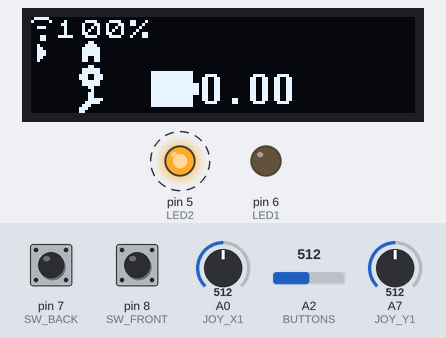
A program run on a simulated Arduino Nano, built with avr-gcc and run on an emulated ATmega328P. Shown: 128×32 one-colour display, output pins drawn as LEDs (lit = HIGH). Dashed ring = blinking. Inputs (shaded band) come from the test bench; at power-on: A2 (BUTTONS) = 512, pin 7 (SW_BACK) HIGH, pin 8 (SW_FRONT) HIGH, A0 (JOY_X1) = 512, A7 (JOY_Y1) = 512. No radio packets arrive unless stated.

Above: at 0.76 s.
1.4 s: A2 (BUTTONS) set to 716
At 2.76 s:
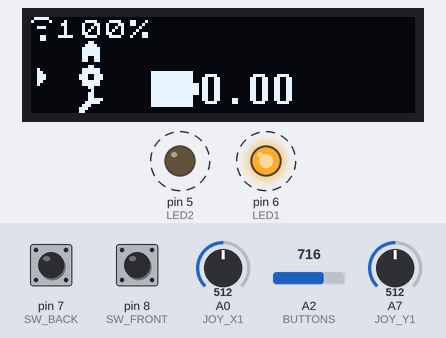
3.6 s: A2 (BUTTONS) set to 784
5.1 s: A2 (BUTTONS) set to 814
At 6.22 s:
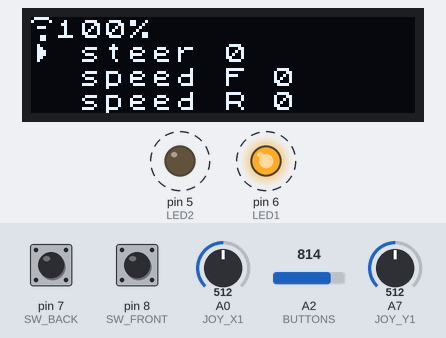
7.9 s: A2 (BUTTONS) set to 734
9.4 s: A2 (BUTTONS) set to 701
At 10.58 s:
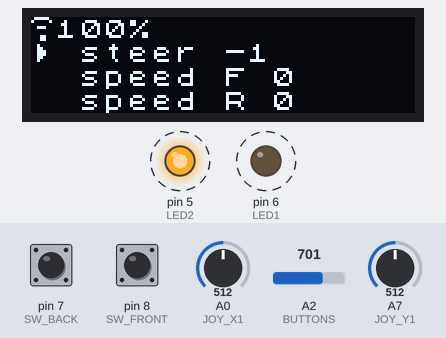
Timing chart, 0 to 13.6 s (numbered marks = the images above; inputs shaded):
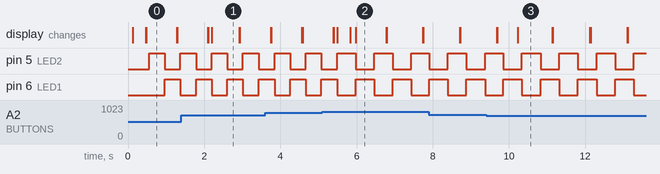

Measured:
- the behaviour switches between 800 and 801 on A2 (BUTTONS) (found by bisection; images 1 and 2)
- the behaviour switches between 720 and 719 on A2 (BUTTONS) (found by bisection; images 2 and 3)
- after the input at 1.4 s, the display: first differs from a run without the input after 0.80 s (image 1)
- after the input at 5.1 s, the display: first differs from a run without the input after 0.39 s (image 2 shows a later state)
- after the input at 9.4 s, the display: first differs from a run without the input after 0.84 s (image 3)
- by itself, pin 5 (LED2), pin 6 (LED1): alternates HIGH for 0.49 s and LOW for 0.49 s
- what the display in image 0 shows lasts 0.8 s, from 0.5 s to 1.3 s

The program:

main.cpp
```cpp
// (licence header left out)
#include <Arduino.h>
#include <Wire.h>
#include "nrf24.h"
#include "main.h"
//#include "U8g2lib.h"
#include <U8x8lib.h>
#include "pinout.h"
#include "data.h"
#include "string.h"

#include "throttle.h"
#include "joystick.h"
#include "buttons.h"
#include "batteryVal.h"
#include "offset.h"
#include "EEPROM.h"

/**
 * @brief Used private functions
 *
 */

void pinSetup();
void send();
void collectData();

void displaySignal();
void displayBatteryVoltage();
void displayMenu();
void displayCursor();
void checkCursorState();
void writeEeprom();
void readEeprom();

uint8_t displaysCursorState = 0;

int throttleCenterOffset = 0;
int throttleMinOffset = 1000;
int throttleMaxOffset = 2000;
int yawCenterOffset = -50;
int yawMinOffset = 1200;
int yawMaxOffset = 1800;


typedef enum
{
  MAIN,
  CORRECTIONS,
  DEBUG,
} displayMenuState;

displayMenuState displayState = MAIN;

#define MAX_MAIN_OBJECTS 3
#define MAX_CORRECTIONS_OBJECTS 3
buttonState prevButtonstate = NONEBUTTON;

// U8G2_SH1106_128X64_NONAME_F_SW_I2C u8g2(U8G2_R0, SCL, SDA, U8X8_PIN_NONE);
U8X8_SSD1306_128X32_UNIVISION_HW_I2C u8x8(4, SCL, SDA);

dataReceive_t dataIn;
dataSend_t dataOut;

uint8_t counterTotal = 0;
uint8_t counter = 0;

bool hasSendData = false;

unsigned long displayTime = 0;

bool ledFlipper = false;

void setup()
{
  readEeprom();
  Wire.setClock(400000);
  pinSetup();

  radioSetSend();

  // u8g2.begin();
  u8x8.begin();
  u8x8.setBusClock(400000);

  // Init serial output (debugging)
  Serial.begin(9600);
  // Serial.print("Robbe is cool met zijn RC Transmitter");

  dataOut = {
      1500,
      1500,
      0,
      0,
      0,
      0};

  dataIn = {
      0,
      0};

  displayTime = millis();

  displaySignal();
  // displayBatteryVoltage();
  displayMenu();
  displayCursor();
  checkCursorState();
  //writeEeprom();
}

void loop()
{
  // Serial.println(getThrottle());

  collectData();

  send();

  delay(1);

  if (millis() - displayTime > 200 && counterTotal == 100)
  {
    displaySignal();
    // displayBatteryVoltage();
    displayMenu();
    displayCursor();
    checkCursorState();
    displayTime = millis();

    // Serial.println(displayState);
    // Serial.println(analogRead(BUTTONS));
    // Serial.print(dataOut.yaw);
    // Serial.print("   ");
    // Serial.println(dataOut.throttle);

    digitalWrite(LED1, ledFlipper);
    digitalWrite(LED2, !ledFlipper);
    ledFlipper = !ledFlipper;
  }

  if (counterTotal == 100)
  {
    counter = 0;
    counterTotal = 0;
  }

  // Serial.println(dataIn.batteryVal);
  //  Om de 3 seconden afgaan
  if (((millis() / 1000) % 3) == 0 && !hasSendData)
  {
    // Serial.print("2 seconden");
    // Serial.print("    ");
    // Serial.println(millis()/1000);

    // Sturen naar ontvanger dat we data willen binnen krijgen
    dataOut.AUX2 = 1;
    send();
    // Radio op luisteren zetten
    radioSetReceive();

    delay(5);
    readRadio(&dataIn);

    // do
    // {
    //   Serial.println("readData");
    //   readRadio(&dataIn);
    // } while (dataIn.batteryVal == 0);

    delay(2);

    radioSetSend();
    dataOut.AUX2 = 0;
    send();
    hasSendData = true;
  }
  else if (((millis() / 1000) % 3) != 0)
  {
    hasSendData = false;
  }
}

void send()
{
  dataOut.AUX4 = 1;
  bool stat = writeRadio(dataOut);
  // bool stat = true;
  if (stat)
  {
    counter++;
  }
  counterTotal++;
}

void collectData()
{
  if (getThrottle() != 1500)
  {
    //dataOut.throttle = getThrottle();
    dataOut.throttle = getThrottleJoy();
  }
  else
  {
    dataOut.throttle = getThrottleJoy();
  }


  dataOut.yaw = getYawJoy();
}

void pinSetup()
{
  initButtons();
  initJoy();
  initRadio();
  initThrottle();

  pinMode(BATVAL, INPUT);
  pinMode(GYRO_INT, INPUT);
  pinMode(OLED_RESET, INPUT);
  pinMode(LED1, OUTPUT);
  pinMode(LED2, OUTPUT);
}

void displaySignal()
{
  u8x8.setFont(u8x8_font_open_iconic_embedded_1x1); // choose a suitable font
  u8x8.drawGlyph(0, 0, 80);                         // Draw glyph

  u8x8.setFont(u8x8_font_chroma48medium8_r); // choose a suitable font
  u8x8.drawString(3, 0, " ");
  u8x8.setCursor(1, 0);
  u8x8.print(counter);
  u8x8.drawString(4, 0, "%");
}
void displayBatteryVoltage()
{
  u8x8.setFont(u8x8_font_open_iconic_embedded_1x1); // choose a suitable font
  u8x8.drawGlyph(10, 0, 73);                        // Draw glyph

  u8x8.setFont(u8x8_font_chroma48medium8_r); // choose a suitable font
  u8x8.setCursor(11, 0);
  u8x8.print(getBatteryVal());
}

void displayMenu()
{
  switch (displayState)
  {
  case MAIN:
    u8x8.setFont(u8x8_font_open_iconic_embedded_1x1); // choose a suitable font
    u8x8.drawGlyph(2, 1, 68);                         // Draw glyph
    u8x8.drawGlyph(2, 2, 66);                         // Draw glyph
    u8x8.drawGlyph(2, 3, 72);                         // Draw glyph

    u8x8.setFont(u8x8_font_open_iconic_embedded_2x2); // choose a suitable font
    u8x8.drawGlyph(5, 2, 73);                         // Draw glyph

    u8x8.setFont(u8x8_font_7x14B_1x2_r); // choose a suitable font
    u8x8.setCursor(7, 2);
    u8x8.print(dataIn.batteryVal / 100.0);
    break;
  case CORRECTIONS:
    u8x8.setFont(u8x8_font_chroma48medium8_r); // choose a suitable font
    u8x8.setCursor(2, 1);
    u8x8.print("steer ");
    u8x8.print(yawCenterOffset);
    u8x8.print(" ");
    //Value of steer Offset
    u8x8.setCursor(2, 2);
    u8x8.print("speed F ");
    u8x8.print(throttleMaxOffset);
    u8x8.print(" ");
    //Value of speed Forward Max
    u8x8.setCursor(2, 3);
    u8x8.print("speed R ");
    u8x8.print(throttleMinOffset);
    u8x8.print(" ");
    //Value of speed Reverse Max

    break;
  case DEBUG:
    u8x8.setFont(u8x8_font_open_iconic_arrow_1x1); // choose a suitable font
    u8x8.drawGlyph(0, 1, 67);                      // Draw glyph
    u8x8.drawGlyph(1, 1, 64);                      // Draw glyph
    u8x8.drawGlyph(0, 2, 65);                      // Draw glyph
    u8x8.drawGlyph(1, 2, 66);                      // Draw glyph

    u8x8.setFont(u8x8_font_chroma48medium8_r); // choose a suitable font
    u8x8.setCursor(2, 1);
    u8x8.print(dataOut.throttle);
    u8x8.setCursor(2, 2);
    u8x8.print(dataOut.yaw);

    u8x8.drawString(7, 1, "1");
    u8x8.setCursor(9, 1);
    u8x8.print(dataOut.AUX1);

    u8x8.drawString(7, 2, "2");
    u8x8.setCursor(9, 2);
    u8x8.print(dataOut.AUX2);

    u8x8.drawString(11, 1, "3");
    u8x8.setCursor(13, 1);
    u8x8.print(dataOut.AUX3);
    u8x8.drawString(11, 2, "4");
    u8x8.setCursor(13, 2);
    u8x8.print(dataOut.AUX4);

    u8x8.setFont(u8x8_font_open_iconic_embedded_1x1); // choose a suitable font
    u8x8.drawGlyph(0, 3, 73);                         // Draw glyph

    u8x8.setFont(u8x8_font_chroma48medium8_r); // choose a suitable font
    u8x8.setCursor(2, 3);
    u8x8.print(dataIn.batteryVal / 100.0);

    break;

  default:
    break;
  }
}

void displayCursor()
{
  u8x8.setFont(u8x8_font_open_iconic_arrow_1x1); // choose a suitable font

  switch (displayState)
  {
  case MAIN:
    for (uint8_t i = 0; i < MAX_MAIN_OBJECTS; i++)
    {
      if (i != displaysCursorState)
        u8x8.drawString(0, 1 + i, " "); // Draw glyph
      else
        u8x8.drawGlyph(0, 1 + i, 78); // Draw glyph
    }
    break;
  case CORRECTIONS:
    for (uint8_t i = 0; i < MAX_MAIN_OBJECTS; i++)
    {
      if (i != displaysCursorState)
        u8x8.drawString(0, 1 + i, " "); // Draw glyph
      else
        u8x8.drawGlyph(0, 1 + i, 78); // Draw glyph
    }
    break;
  case DEBUG:
    break;

  default:
    break;
  }
}

void checkCursorState()
{
  switch (displayState)
  {
  case MAIN:
    if (prevButtonstate != readButtons())
    {
      switch (readButtons())
      {
      case BUTTON3:
        displaysCursorState++;
        if (displaysCursorState >= MAX_MAIN_OBJECTS)
          displaysCursorState = 0;
        break;
      case BUTTON2:
        if (displaysCursorState == 0)
        {
          displayState = MAIN;
          displaysCursorState = 0;
        }
        if (displaysCursorState == 1)
        {
          displayState = CORRECTIONS;
          displaysCursorState = 0;
        }
        if (displaysCursorState == 2)
        {
          displayState = DEBUG;
          displaysCursorState = 0;
        }
        u8x8.clearLine(1);
        u8x8.clearLine(2);
        u8x8.clearLine(3);
        break;
      case BUTTON1:
        displaysCursorState--;
        if (displaysCursorState == 255)
          displaysCursorState = MAX_MAIN_OBJECTS - 1;
        break;
      case BUTTON4:

        break;
      case NONEBUTTON:
        /* code */
        break;
      default:
        break;
      }
    }
    prevButtonstate = readButtons();
    break;
  case CORRECTIONS: //kan enkel naar onder gaan door op de rechtste knop te drukken. De value kunnen we aanpassen door boven en onder knop te gebruiken
    if (prevButtonstate != readButtons())
    {
      switch (readButtons())
      {
      case BUTTON1: // BOVEN
        //De waarde laten stijgen
        if(displaysCursorState == 0){
          //Steering
          yawCenterOffset++;
        }
        if(displaysCursorState == 1){
          //FMaxThrottle
          throttleMaxOffset+=5;
        }
        if(displaysCursorState == 2){
          //RMaxThrottle
          throttleMinOffset+=5;
        }
        break;
      case BUTTON2: // RECHTS
      displaysCursorState++;
        if (displaysCursorState >= MAX_CORRECTIONS_OBJECTS)
          displaysCursorState = 0;
        break;
      case BUTTON3: // ONDER
        //De waarde laten dalen
        if(displaysCursorState == 0){
          //Steering
          yawCenterOffset--;
        }
        if(displaysCursorState == 1){
          //FMaxThrottle
          throttleMaxOffset-=5;
        }
        if(displaysCursorState == 2){
          //RMaxThrottle
          throttleMinOffset-=5;
        }
        break;
      case BUTTON4: // LINKS
        u8x8.clearLine(1);
        u8x8.clearLine(2);
        u8x8.clearLine(3);
        writeEeprom();
        displayState = MAIN;
        displaysCursorState = 0;
        break;
      case NONEBUTTON:
        /* code */
        break;
      default:
        break;
      }
    }
    prevButtonstate = readButtons();
    break;
  case DEBUG:
    if (prevButtonstate != readButtons())
    {
      switch (readButtons())
      {
      case BUTTON1:
        break;
      case BUTTON2:
        break;
      case BUTTON4:
        u8x8.clearLine(1);
        u8x8.clearLine(2);
        u8x8.clearLine(3);
        displayState = MAIN;
        displaysCursorState = 0;
        break;
      case NONEBUTTON:
        /* code */
        break;
      default:
        break;
      }
    }
    prevButtonstate = readButtons();
    break;

  default:
    break;
  }
}

void writeEeprom(){
  eeprom_update_float((float *)0, yawCenterOffset);
  eeprom_update_float((float *)4, throttleMinOffset);
  eeprom_update_float((float *)8, throttleMaxOffset);
}
void readEeprom(){
  yawCenterOffset = eeprom_read_float((float *)0);
  throttleMinOffset = eeprom_read_float((float *)4);
  throttleMaxOffset = eeprom_read_float((float *)8);
}
```

batteryVal.h
```cpp
#ifndef BATTERYVAL_H
#define BATTERYVAL_H

void initBatteryVal();

int getRawBatteryVal();

float getBatteryVal();

#endif
```

buttons.h
```cpp
#ifndef BUTTONS_H
#define BUTTONS_H

// #include "pinout.h"
// #include "Arduino.h"

typedef enum{
    NONEBUTTON,
    BUTTON1,    //BOVEN
    BUTTON2,    //RECHTS
    BUTTON3,    //ONDER
    BUTTON4,    //LINKS
} buttonState;

void initButtons();
int readRawButtons();
buttonState readButtons();

#endif
```

data.h
```cpp
#ifndef DATAS_H
#define DATAS_H
#include "stdint.h"
#include "stdbool.h"


/**
 * @brief Get the Throttle value by SW_FRONT & SW_BACK
 *
 * @return int
 */
int getThrottle();

/**
 * @brief Get the Throttle value by JOY_Y
 *
 * @return int
 */
int getThrottleJoy();

/**
 * @brief Get the Yaw value by SW_FRONT & SW_BACK
 *
 * @return int
 */
int getYaw();

/**
 * @brief Get the Yaw value by JOY_X
 *
 * @return int
 */
int getYawJoy();


bool getAux1();
bool getAux2();
uint8_t getAux3();
bool getAux4();

#endif
```

joystick.h
```cpp
#ifndef JOYSTICK_H
#define JOYSTICK_H

#include "stdint.h"

void initJoy();

int readValX();
int readValY();

int readRawValX();
int readRawValY();

#endif
```

main.h
```cpp
#ifndef MAIN_H
#define MAIN_H

#include "stdint.h"
#include "stdbool.h"

// Data structure van TRANSMITTER --> RECEIVER
typedef struct
{
  int throttle;
  int yaw;
  bool AUX1;
  bool AUX2;
  uint8_t AUX3;
  bool AUX4;
} dataSend_t;

// Data structure van RECEIVER --> TRANSMITTER
typedef struct
{
  bool batteryLow;
  int batteryVal;
} dataReceive_t;

#endif
```

nrf24.h
```cpp
#ifndef NRF24_H
#define NRF24_H
#include "main.h"
#include <nRF24L01.h>
#include <RF24.h>
#include <SPI.h>

const uint64_t addressSend =    0xE8E8F0F0E1LL;
const uint64_t addressReceive = 0xE877F0F0E1LL;

void initRadio();

void radioSetSend();
bool writeRadio(dataSend_t data);
void radioSetReceive();
void readRadio(dataReceive_t *data);

#endif
```

offset.h
```cpp
#ifndef OFFSET_H
#define OFFSET_H

extern int throttleCenterOffset;
extern int throttleMinOffset;
extern int throttleMaxOffset;

extern int yawCenterOffset;
extern int yawMinOffset;
extern int yawMaxOffset;

#endif
```

pinout.h
```cpp
#ifndef PINOUT_H
#define PINOUT_H


/**
 * @brief X-as van joystick
 *
 */
#define JOY_X1 A0

/**
 * @brief Y-as van joystick
 *
 */
#define JOY_Y1 A7

/**
 * @brief drukknop van joystick
 *
 */
#define JOY_BUTTON A1

/**
 * @brief drukknoppen
 *
 */
#define BUTTONS A2

/**
 * @brief batterij value
 *
 */
#define BATVAL A3

/**
 * @brief CSN van NRf24
 *
 */
#define CSN 10

/**
 * @brief CE van NRF24
 *
 */
#define CE 9

/**
 * @brief switch front
 *
 */
#define SW_FRONT 8

/**
 * @brief switch back
 *
 */
#define SW_BACK 7

/**
 * @brief led 1
 *
 */
#define LED1 6

/**
 * @brief led 2
 *
 */
#define LED2 5

/**
 * @brief reset van de oled
 *
 */
#define OLED_RESET 4

/**
 * @brief interrupt pin van de gyro
 *
 */
#define GYRO_INT 3

/**
 * @brief interrupt pin van de nrf24
 *
 */
#define NRF_INT 2

#endif
```

throttle.h
```cpp
#ifndef THROTTLE_H
#define THROTTLE_H

#include "stdbool.h"

typedef enum{
    NONETHROTTLE,
    BRAKE,
    FRONT,
    BACK
}throttleState;

void initThrottle();

bool readRawFront();
bool readRawBack();

throttleState readState();
#endif
```

batteryVal.cpp
```cpp
#include "batteryVal.h"
#include "Arduino.h"
#include "pinout.h"

const float divider = 0.25;

//Bij 3.3V
const float vPerDiv = 0.003222656;

//Bij 5V
//const float vPerDiv = 0.004887586;

void initBatteryVal(){
    pinMode(BATVAL, INPUT);
}

int getRawBatteryVal()
{
    return analogRead(BATVAL);
}

float getBatteryVal(){
    float raw = getRawBatteryVal();
    float temp = raw*vPerDiv;
    return temp/divider;
}
```

buttons.cpp
```cpp
#include "buttons.h"
#include "pinout.h"
#include "Arduino.h"

void initButtons()
{
    pinMode(BUTTONS, INPUT);
}
int readRawButtons()
{
    return analogRead(BUTTONS);
}
buttonState readButtons()
{
    int temp = readRawButtons();

    if(temp > 900 && temp < 950){
        return BUTTON1;
    }
    else if(temp > 800 && temp < 850){
        return BUTTON2;
    }
    else if(temp > 650 && temp < 720){
        return BUTTON3;
    }
    else if(temp > 490 && temp < 550){
        return BUTTON4;
    }
    else{
        return NONEBUTTON;
    }
    return NONEBUTTON;
}
```

data.cpp
```cpp
#include "data.h"
#include "Arduino.h"
#include "throttle.h"
#include "joystick.h"
#include "offset.h"

int offsetYaw = -35;

int getThrottle()
{
    throttleState thState = NONETHROTTLE;

    thState = readState();

    if (thState == FRONT)
    {
        return 2000;
    }

    if (thState == BACK)
    {
        return 1000;
    }

    if (thState == NONETHROTTLE)
    {
        return 1500;
    }

    if(thState == BRAKE){
        return 500;
    }
    return NONETHROTTLE;
}

int getThrottleJoy(){
    return readValY();
}

int getYawJoy(){
    return readValX();
}

int getYaw(){
    throttleState thState = NONETHROTTLE;

    thState = readState();

    if (thState == FRONT)
    {
        return 2000;
    }

    if (thState == BACK)
    {
        return 1000;
    }

    if (thState == NONETHROTTLE)
    {
        return 1500;
    }
    return NONETHROTTLE;
}
```

joystick.cpp
```cpp
#include "joystick.h"
#include "Arduino.h"
#include "pinout.h"
#include "offset.h"

void initJoy()
{
    pinMode(JOY_BUTTON, INPUT);
    pinMode(JOY_X1, INPUT);
    pinMode(JOY_Y1, INPUT);
}

int readValX()
{
    int temp = readRawValX();
    int temp2 = map(temp, 0, 1023, yawMinOffset + yawCenterOffset, yawMaxOffset + yawCenterOffset);
    // if (temp2 > 0) // Positief
    // {
    //     if (temp2 <= yawMinOffset + yawCenterOffset || temp2 <= yawMinOffset)
    //         temp2 = yawMinOffset;

    //     if (temp2 >= yawMaxOffset - yawCenterOffset || temp2 >= yawMaxOffset)
    //         temp2 = yawMaxOffset;
    // }
    // if (temp2 < 0) // Negatief
    // {
    //     if (temp2 <= yawMinOffset - yawCenterOffset || temp2 <= yawMinOffset)
    //         temp2 = yawMinOffset;

    //     if (temp2 >= yawMaxOffset + yawCenterOffset || temp2 >= yawMaxOffset)
    //         temp2 = yawMaxOffset;
    // }

    return temp2;
}
int readValY()
{
    int temp = readRawValY();
    return map(temp, 0, 1023, throttleMinOffset, throttleMaxOffset);
}

int readRawValX()
{
    return analogRead(JOY_Y1);
}
int readRawValY()
{
    return analogRead(JOY_X1);
}
```

nrf24.cpp
```cpp
#include "pinout.h"
#include "nrf24.h"
#include "Arduino.h"

static RF24 radioObject(CE, CSN);

void initRadio(){
    pinMode(NRF_INT, INPUT);
}

void radioSetSend(){
    radioObject.begin();
    radioObject.setRetries(0,0);
    radioObject.openWritingPipe(addressSend);
    radioObject.setPALevel(RF24_PA_HIGH);
    radioObject.stopListening();
}
bool writeRadio(dataSend_t data){
    return radioObject.write(&data, sizeof(data));
}
void radioSetReceive(){
    radioObject.begin();
    radioObject.openReadingPipe(0, addressReceive);
    radioObject.setPALevel(RF24_PA_MIN);
    radioObject.startListening();
}
void readRadio(dataReceive_t *data){
    if (radioObject.available()) {
        radioObject.read(data, sizeof(*data));
  }
}
```

Source omitted: throttle.cpp (629 bytes)
